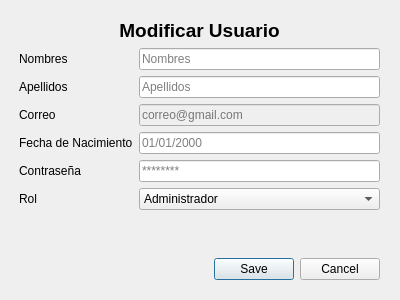
<?xml version="1.0" encoding="UTF-8"?>
<ui version="4.0">
 <class>DialogModificar</class>
 <widget class="QDialog" name="DialogModificar">
  <property name="geometry">
   <rect>
    <x>0</x>
    <y>0</y>
    <width>400</width>
    <height>300</height>
   </rect>
  </property>
  <property name="windowTitle">
   <string>Dialog</string>
  </property>
  <widget class="QWidget" name="verticalLayoutWidget">
   <property name="geometry">
    <rect>
     <x>-1</x>
     <y>-1</y>
     <width>401</width>
     <height>301</height>
    </rect>
   </property>
   <layout class="QVBoxLayout" name="verticalLayout">
    <property name="leftMargin">
     <number>20</number>
    </property>
    <property name="topMargin">
     <number>20</number>
    </property>
    <property name="rightMargin">
     <number>20</number>
    </property>
    <property name="bottomMargin">
     <number>20</number>
    </property>
    <item>
     <widget class="QLabel" name="label">
      <property name="sizePolicy">
       <sizepolicy hsizetype="Preferred" vsizetype="Fixed">
        <horstretch>0</horstretch>
        <verstretch>0</verstretch>
       </sizepolicy>
      </property>
      <property name="font">
       <font>
        <pointsize>14</pointsize>
        <bold>true</bold>
       </font>
      </property>
      <property name="text">
       <string>Modificar Usuario</string>
      </property>
      <property name="alignment">
       <set>Qt::AlignmentFlag::AlignCenter</set>
      </property>
     </widget>
    </item>
    <item>
     <layout class="QFormLayout" name="formLayout">
      <item row="0" column="0">
       <widget class="QLabel" name="nombresLabel">
        <property name="text">
         <string>Nombres</string>
        </property>
       </widget>
      </item>
      <item row="0" column="1">
       <widget class="QLineEdit" name="nombresLineEdit">
        <property name="placeholderText">
         <string>Nombres</string>
        </property>
       </widget>
      </item>
      <item row="1" column="0">
       <widget class="QLabel" name="apellidosLabel">
        <property name="text">
         <string>Apellidos</string>
        </property>
       </widget>
      </item>
      <item row="1" column="1">
       <widget class="QLineEdit" name="apellidosLineEdit">
        <property name="placeholderText">
         <string>Apellidos</string>
        </property>
       </widget>
      </item>
      <item row="2" column="0">
       <widget class="QLabel" name="correoLabel">
        <property name="text">
         <string>Correo</string>
        </property>
       </widget>
      </item>
      <item row="2" column="1">
       <widget class="QLineEdit" name="correoLineEdit">
        <property name="enabled">
         <bool>false</bool>
        </property>
        <property name="readOnly">
         <bool>true</bool>
        </property>
        <property name="placeholderText">
         <string>correo@gmail.com</string>
        </property>
       </widget>
      </item>
      <item row="3" column="0">
       <widget class="QLabel" name="fechaDeNacimientoLabel">
        <property name="text">
         <string>Fecha de Nacimiento</string>
        </property>
       </widget>
      </item>
      <item row="3" column="1">
       <widget class="QLineEdit" name="fechaDeNacimientoLineEdit">
        <property name="placeholderText">
         <string>01/01/2000</string>
        </property>
       </widget>
      </item>
      <item row="4" column="0">
       <widget class="QLabel" name="contrasenaLabel">
        <property name="text">
         <string>Contraseña</string>
        </property>
       </widget>
      </item>
      <item row="4" column="1">
       <widget class="QLineEdit" name="contrasenaLineEdit">
        <property name="echoMode">
         <enum>QLineEdit::EchoMode::Password</enum>
        </property>
        <property name="placeholderText">
         <string>********</string>
        </property>
       </widget>
      </item>
      <item row="5" column="0">
       <widget class="QLabel" name="rolLabel">
        <property name="text">
         <string>Rol</string>
        </property>
       </widget>
      </item>
      <item row="5" column="1">
       <widget class="QComboBox" name="rolComboBox">
        <item>
         <property name="text">
          <string>Administrador</string>
         </property>
        </item>
        <item>
         <property name="text">
          <string>Usuario</string>
         </property>
        </item>
       </widget>
      </item>
     </layout>
    </item>
    <item>
     <widget class="QDialogButtonBox" name="buttonBox">
      <property name="orientation">
       <enum>Qt::Orientation::Horizontal</enum>
      </property>
      <property name="standardButtons">
       <set>QDialogButtonBox::StandardButton::Cancel|QDialogButtonBox::StandardButton::Save</set>
      </property>
     </widget>
    </item>
   </layout>
  </widget>
 </widget>
 <resources/>
 <connections>
  <connection>
   <sender>buttonBox</sender>
   <signal>accepted()</signal>
   <receiver>DialogModificar</receiver>
   <slot>accept()</slot>
   <hints>
    <hint type="sourcelabel">
     <x>248</x>
     <y>254</y>
    </hint>
    <hint type="destinationlabel">
     <x>157</x>
     <y>274</y>
    </hint>
   </hints>
  </connection>
  <connection>
   <sender>buttonBox</sender>
   <signal>rejected()</signal>
   <receiver>DialogModificar</receiver>
   <slot>reject()</slot>
   <hints>
    <hint type="sourcelabel">
     <x>316</x>
     <y>260</y>
    </hint>
    <hint type="destinationlabel">
     <x>286</x>
     <y>274</y>
    </hint>
   </hints>
  </connection>
 </connections>
</ui>
